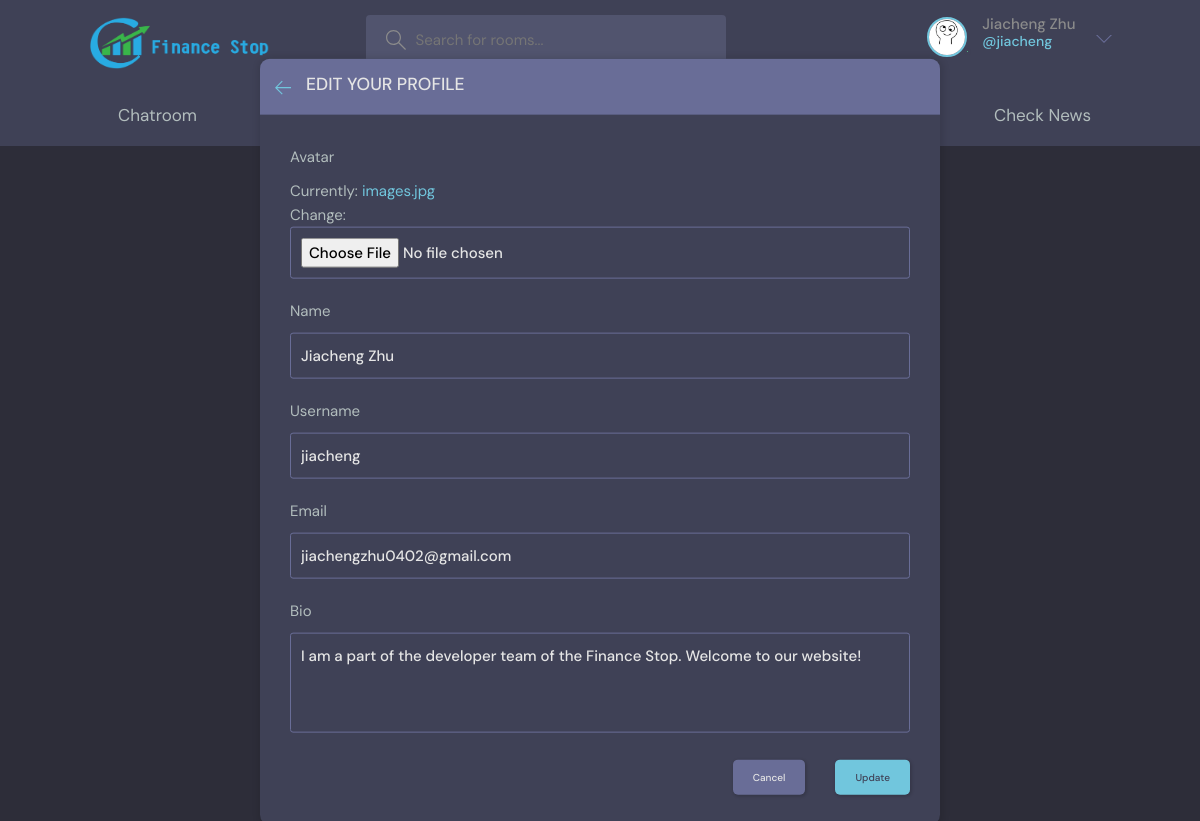
The page /update-user/ (signed in) on the database its author committed.
### base/models.py (models this page shows)
class User(AbstractUser):
    pass
    name = models.CharField(max_length=200, null=True)
    email = models.EmailField(unique=True, null=True)
    bio = models.TextField(null=True)
    avatar = models.ImageField(null=True, default="avatar.svg")
    USERNAME_FIELD = 'email'
    REQUIRED_FIELDS = []

### base/views.py (the view)
# urls.py: path('update-user/', views.updateUser, name="update-user"),
@login_required(login_url='login')
def updateUser(request):
    user=request.user
    form = UserForm(instance=request.user)
    if request.method == "POST":
        form = UserForm(request.POST, request.FILES, instance=user)
        if form.is_valid():
            form.save()
            return redirect('user-profile', pk=user.id)
    return render(request, 'base/update-user.html', {'form' : form})

### base/forms.py
class UserForm(ModelForm):
    class Meta:
        model = User
        fields = ['avatar', 'name', 'username', 'email', 'bio']

### base/templates/base/update-user.html (shortened to what this page needs)
{% extends 'main.html' %}
{% load static %}
{% block content %}
    <main class="update-account layout">
        <div class="container">
            <div class="layout__box">
                <div class="layout__boxHeader">
                    <div class="layout__boxTitle">
                        <a href="{% url 'home' %}">
                            <svg version="1.1" xmlns="http://www.w3.org/2000/svg" width="32" height="32"
                                viewBox="0 0 32 32">
                                <title>arrow-left</title>
                                <path
                                    d="M13.723 2.286l-13.723 13.714 13.719 13.714 1.616-1.611-10.96-10.96h27.625v-2.286h-27.625l10.965-10.965-1.616-1.607z">
                                </path>
                            </svg>
                        </a>
                        <h3>Edit your profile</h3>
                    </div>
                </div>
                <div class="layout__body">
                    <form class="form" action="" method="POST" enctype="multipart/form-data">
                        {% for field in form %}
                        <div class="form__group">
                            <label for="profile_pic">{{ field.label }}</label>
                            {{ field }}
                        </div>
                        {% endfor %}
                        <div class="form__action">
                            <a class="btn btn--dark" href="{% url 'home' %}">Cancel</a>
                            <button class="btn btn--main" type="submit">Update</button>
                        </div>
                    </form>
                </div>
            </div>
        </div>
    </main>
  </body>
</html>
{% endblock content %}

### templates/navbar.html (shortened to what this page needs)
{% load static %}
    <header class="header header--loggedIn">
      <div class="container">
        <a href="{%  url 'home' %}" class="header__logo">
            <img src="/static/image/logo.png">
        </a>
        <form class="header__search" method = "GET" action="{%  url 'chatroom' %}">
          <label>
            <input name = "q" placeholder="Search for rooms..." />
          </label>
        </form>
        <nav class="header__menu">
          {% if request.user.is_authenticated %}
          <div class="header__user">
            <a href="{% url 'user-profile' request.user.id %}">
              <div class="avatar avatar--medium active">
                <img src="{{ request.user.avatar.url }}" />
              </div>
              <p>{{ request.user.name }} <span>@{{ request.user.username }}</span></p>
            </a>
            <button class="dropdown-button">
              <svg version="1.1" xmlns="http://www.w3.org/2000/svg" width="32" height="32" viewBox="0 0 32 32">
                <title>chevron-down</title>
                <path d="M16 21l-13-13h-3l16 16 16-16h-3l-13 13z"></path>
              </svg>
            </button>
          </div>
          {% else %}
          <a href="{% url 'login' %}">
            <img src="{% static 'image/avatar.svg'%}" />
            <p>Login</p>
          </a>
          {% endif %}
        </nav>
      </div>
    </header>
<!DOCTYPE html>
<html lang="en" >
<head>
    <link rel='stylesheet' href="{% static 'styles/nav.css'%}">
    <link rel="stylesheet" href="{% static 'styles/style.css' %}" >
</head>
<body>
    <div class="navbar">
        <a href="{% url 'chatroom' %}">Chatroom</a>
        <a href="{% url 'stockSearch' %}">Check Stocks</a>
        <a href="{% url 'cryptoSearch' %}">Check Cryptos</a>
        <a href="{% url 'news' %}">Check News</a><br>
    </div><br>
    <br><br>
</body>
</html>

### static/styles/nav.css (style rules this page uses)
.navbar { width: 100%; background-color: #3f4156; overflow: auto; }
.navbar a { float: left; padding: 12px; color: #b2bdbd; text-decoration: none; font-size: 17px; width: 25%; text-align: center; }

### rows shown on the page
User: user.avatar (picture), user.name "Jiacheng Zhu", user.username "jiacheng", form "Jiacheng Zhu" "jiacheng" "jiachengzhu0402@gmail.com" "I am a part of the developer team of the Finance Stop. Welcome to our website!"

### other values the page prints
{{ field.label }} "Avatar" "Name" "Username" "Email" "Bio"
